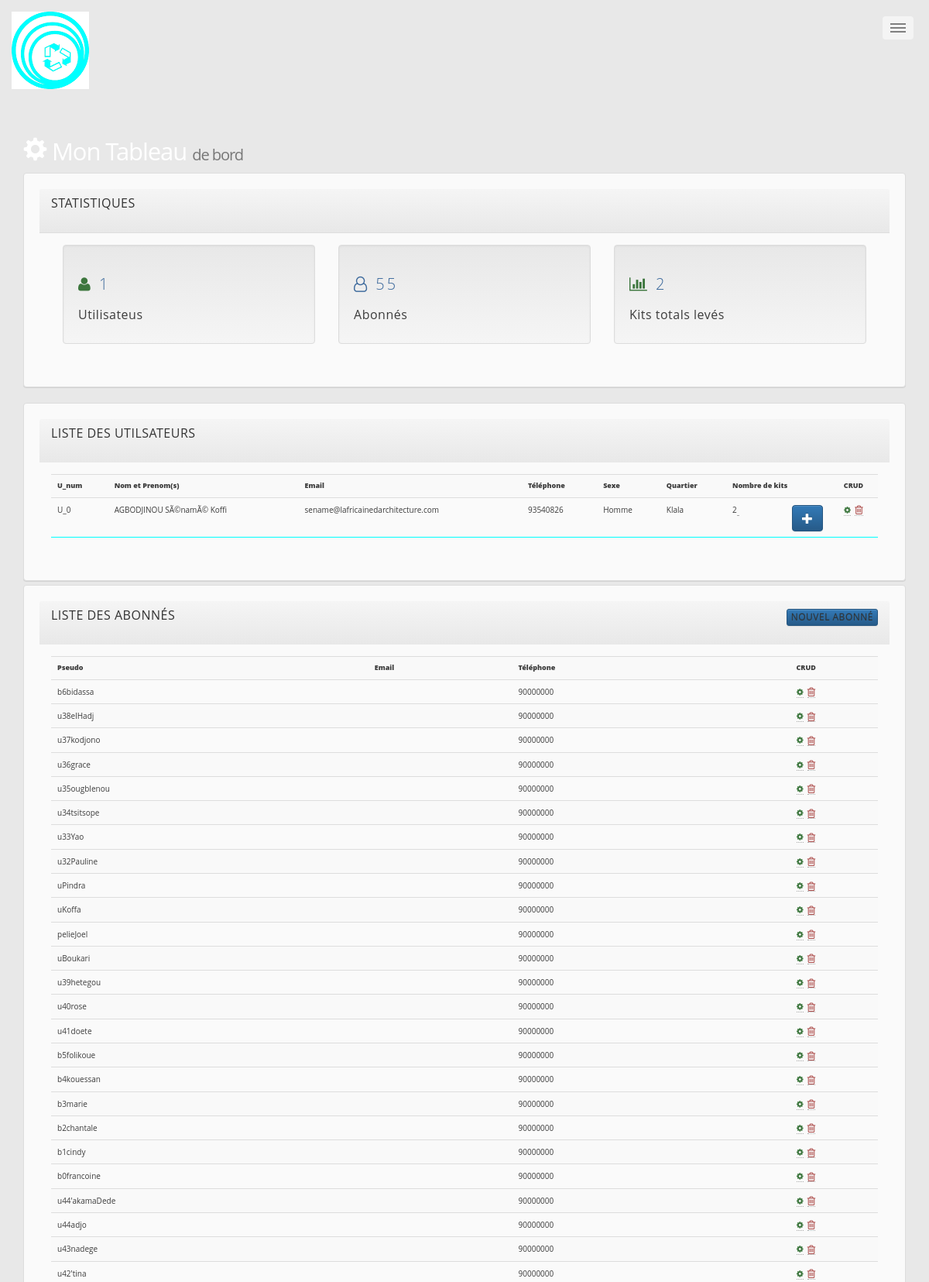
The app's page /admin.php (upper part) with its own data.
### tables this page shows
CREATE TABLE `utilisateur` (
  `id` int(11) NOT NULL,
  `U_num` varchar(5) NOT NULL,
  `nom` varchar(60) NOT NULL,
  `prenom` varchar(50) NOT NULL,
  `pseudo` varchar(25) NOT NULL,
  `mdp` varchar(50) NOT NULL,
  `email` varchar(255) DEFAULT NULL,
  `telephone` varchar(12) NOT NULL,
  `sexe` varchar(10) NOT NULL,
  `quartier` varchar(100) NOT NULL,
  `date_inscription` datetime NOT NULL DEFAULT CURRENT_TIMESTAMP ON UPDATE CURRENT_TIMESTAMP,
  `nb_kit` int(11) NOT NULL DEFAULT '0',
  `isUser` int(1) NOT NULL DEFAULT '0'
);

### admin.php (called while the page is built, shortened)
<?php
	require "includes/fonctions.php";
	$resultat = afficher_users();
	$query = $resultat['query'];
	$abonne = $resultat['abonne'];
	$nb = $resultat['nb'];
	$nb_ab = $resultat['nb_ab'];
	$nb_kit = nb_kit_tot();
	require 'views/admin.view.php';

### includes/fonctions.php (called while the page is built, shortened)
<?php
    require 'config/database.php';
    if(!function_exists('afficher_users')){
        function afficher_users(){
            global $db;
            $query = $db->prepare("SELECT * FROM utilisateur WHERE isUser=? ORDER BY U_num");
            $val = '1';
            $query->execute(array($val));
            $abonne = $db->prepare("SELECT * FROM utilisateur WHERE isUser=? ORDER BY nom");
            $val = '0';
            $abonne->execute(array($val));
            $q = $db->prepare("SELECT count(*) nombre FROM utilisateur WHERE isUser=?");
            $val = '1';
            $q->execute(array($val));
            $nb = $q->fetch();
            $q_ab = $db->prepare("SELECT count(*) nombre_ab FROM utilisateur WHERE isUser=?");
            $val = '0';
            $q_ab->execute(array($val));
            $nb_ab = $q_ab->fetch();
            return array('query' =>  $query,'abonne' =>  $abonne , 'nb' => $nb, 'nb_ab' => $nb_ab);
        }
    }
    if(!function_exists('nb_kit_tot')){
        function nb_kit_tot()
        {
            global $db;
            $nb_kit = $db->prepare("SELECT SUM(nb_kit) kit_tot FROM utilisateur");
            $nb_kit->execute();
            $donnee = $nb_kit->fetch();
            return $donnee;
        }
    }

### views/admin.view.php (the view, shortened to what this page needs)
<?php include 'partials/_header.php';?>
<body>
  <?php include 'partials/_nav_2.php';?>
  <div class="container">
    <div class="row">
    <header id="header">
      <div class="container">
        <div class="row">
          <div class="col-md-10">
            <h1><span class="glyphicon glyphicon-cog" aria-hidden="true"></span> Mon Tableau <small>de bord</small></h1>
          </div>
        </div>
      </div>
    </header>
    <section id="main">
      <div class="container">
        <div class="row">
          <div class="col-md-12">
            <div class="panel panel-default">
              <div class="panel-heading main-color-bg">
                <h3 class="panel-title text-uppercase">Statistiques</h3>
              </div>
              <div class="panel-body">
                <div class="col-xs-12 col-sm-4 col-md-4 col-lg-4">
                  <div class="well dash-box">
                    <h2><span class="fa fa-user text-success" aria-hidden="true"></span> <?php echo $nb['nombre']; ?></h2>
                    <h4> Utilisateus</h4>
                  </div>
                </div>
                <div class="col-xs-12 col-sm-4 col-md-4 col-lg-4">
                  <div class="well dash-box">
                    <h2><span class="fa fa-user-o" aria-hidden="true"></span> <?php echo $nb_ab['nombre_ab']; ?></h2>
                    <h4> Abonnés</h4>
                  </div>
                </div>
                <div class="col-xs-12 col-sm-4 col-md-4 col-lg-4">
                  <div class="well dash-box">
                    <h2><span class="fa fa-bar-chart-o text-success" aria-hidden="true"></span> <?php echo $nb_kit['kit_tot']; ?> </h2>
                    <h4>Kits totals levés</h4>
                  </div>
                </div>
              </div>
            </div>
            <div class="panel-group panel-responsive">
              <div class="panel panel-default">
                <div class="panel-heading">
                  <h3 class="panel-title text-uppercase">Liste des utilsateurs</h3>
                </div>
                <div class="panel-body">
                  <table class="table table-striped table-hover">
                    <tr>
                      <th>U_num</th>
                      <th>Nom et Prenom(s)</th>
                      <th>Email</th>
                      <th>Téléphone</th>
                      <th>Sexe</th>
                      <th>Quartier</th>
                      <th>Nombre de kits</th>
                      <th class="text-center">CRUD</th>
                    </tr>
                    <?php while ($data = $query->fetch()) { ?>
                    <tr>
                      <td><?=$data['U_num'] ?></td>
                      <td><?=$data['nom'] ?>&nbsp;<?=$data['prenom'] ?></td>
                      <td><?=$data['email'] ?></td>
                      <td><?=$data['telephone'] ?></td>
                      <td><?=$data['sexe'] ?></td>
                      <td><?=$data['quartier'] ?></td>
                      <td class=""><?=$data['nb_kit'] ?><a href="admin.php?id=<?=$data['id']?>&nb_kit=<?=$data['nb_kit']?>" >&nbsp;<span class="btn btn-primary glyphicon glyphicon-plus pull-right"></span></a>
                      </td>
                      <td class="text-center">
                        <a href="modifier.php?id=<?=$data['id']?>" ><span class="fa fa-cog text-success"></span></a>&nbsp;
                        <a href="admin.php?del=<?=$data['id']?>"><span class="fa fa-trash-o fa-lg text-danger"></span></a>
                      </td>
                    </tr>
                    <?php }?>
                  </table>
                </div>
              </div>
              <div class="panel panel-default">
                <div class="panel-heading">
                  <h3 class="panel-title text-uppercase" >Liste des abonnés <a href="#" data-toggle="modal" data-target="#myModal" class="btn btn-primary btn-xs pull-right">Nouvel abonné</a></h3>
                </div>
                <div class="panel-body">
                  <table class="table table-striped table-hover">
                    <tr>
                      <th>Pseudo</th>
                      <th>Email</th>
                      <th>Téléphone</th>
                      <th class="text-center">CRUD</th>
                    </tr>
                    <?php while ($data = $abonne->fetch()) { ?>
                    <tr>
                      <td><?=$data['pseudo'] ?></td>
                      <td><?=$data['email'] ?></td>
                      <td><?=$data['telephone'] ?></td>
                      <td class="text-center">
                        <a href="modifier.php?id=<?=$data['id']?>" ><span class="fa fa-cog text-success"></span></a>&nbsp;
                        <a href="admin.php?del=<?=$data['id']?>"><span class="fa fa-trash-o fa-lg text-danger"></span></a>
                      </td>
                    </tr>
                    <?php }?>
                  </table>
                </div>
              </div>
            </div>
        </div>
      </div>
    </div>
  </section>
</body>

### assets/css/main.css (style rules this page uses)
html, body, div, span, applet, object, iframe, h1, h2, h3, h4, h5, h6, p, blockquote, pre, a, abbr, acronym, address, big, cite, code, del, dfn, em, img, ins, kbd, q, s, samp, small, strike, strong, sub, sup, tt, var, b, u, i, center, dl, dt, dd, ol, ul, li, fieldset, form, label, legend, table, caption, tbody, tfoot, thead, tr, th, td, article, aside, canvas, details, embed, figure, figcaption, footer, header, hgroup, menu, nav, output, ruby, section, summary, time, mark, audio, video { margin: 0; padding: 0; border: 0; font-size: 100%; font-family: Acme, 'Times New Roman',sans-serif font: inherit; vertical-align: baseline; }
article, aside, details, figcaption, figure, footer, header, hgroup, menu, nav, section { display: block; }
body { line-height: 1; }
table { border-collapse: collapse; border-spacing: 0; }
body { -webkit-text-size-adjust: none; }
*, *:before, *:after { -moz-box-sizing: border-box; -webkit-box-sizing: border-box; box-sizing: border-box; }
.row { border-bottom: solid 1px transparent; -moz-box-sizing: border-box; -webkit-box-sizing: border-box; box-sizing: border-box; }
.row > * { float: left; -moz-box-sizing: border-box; -webkit-box-sizing: border-box; box-sizing: border-box; }
.row:after, .row:before { content: ''; display: block; clear: both; height: 0; }
.row > * { padding: 0 0 0 2em; }
.row { margin: 0 0 -1px -2em; }
@media screen and (max-width: 1680px) { .row > * { padding: 0 0 0 2em; } }
@media screen and (max-width: 1680px) { .row { margin: 0 0 -1px -2em; } }
@media screen and (max-width: 1280px) { .row > * { padding: 0 0 0 2em; } }
@media screen and (max-width: 1280px) { .row { margin: 0 0 -1px -2em; } }
body { -ms-overflow-style: scrollbar; }
body { background: #ffffff; }
body.is-loading *, body.is-loading *:before, body.is-loading *:after { -moz-animation: none !important; -webkit-animation: none !important; -ms-animation: none !important; animation: none !important; -moz-transition: none !important; -webkit-transition: none !important; -ms-transition: none !important; transition: none !important; }
body, input, select, textarea { color: #585858; font-family: "Source Sans Pro", Helvetica, sans-serif; font-size: 16pt; font-weight: 300; line-height: 1.75; }
@media screen and (max-width: 1680px) { body, input, select, textarea { font-size: 14pt; } }
@media screen and (max-width: 1280px) { body, input, select, textarea { font-size: 12pt; } }
a { -moz-transition: border-bottom-color 0.2s ease, color 0.2s ease; -webkit-transition: border-bottom-color 0.2s ease, color 0.2s ease; -ms-transition: border-bottom-color 0.2s ease, color 0.2s ease; transition: border-bottom-color 0.2s ease, color 0.2s ease; text-decoration: none; color: #585858; border-bottom: dotted 1px rgba(88, 88, 88, 0.5); }
h1 { font-size: 2.75em; font-weight: 700; line-height: 1.3; margin: 0 0 1em 0; letter-spacing: -0.035em; }
h2, h3, h4, h5, h6 { line-height: 1.5; margin: 0 0 2em 0; letter-spacing: 0.15em; text-transform: none; }
h2 a, h3 a, h4 a, h5 a, h6 a { color: aqua; }
h2 { font-size: 1.1em; }
h3 { font-size: 1em; }
h4 { font-size: 0.8em; }
table { margin: 0 0 2em 0; width: 100%; }
table tbody tr { border: solid 1px #00ffff; border-left: 0; border-right: 0; }
table tbody tr:nth-child(2n + 1) { background-color: rgba(144, 144, 144, 0.075); }
table td { padding: 0.75em 0.75em; }
table th { font-size: 0.9em; font-weight: 900; padding: 0 0.75em 0.75em 0.75em; text-align: left; }
#header { padding: 8em 0 0.1em 0 ; }
#main { padding: 0em 0 6em 0 ; }

### css/main.css (style rules this page uses)
h4 { margin-bottom: 0; }
#header { padding: 1.5em 0 0.1em 0; }

### style.css (style rules this page uses)
h4 { font-size: 0.7em; text-transform: none !important; }

### css/colours6148.css (style rules this page uses)
body { color: #3c3c3c; background-color: #e8e8e8; }
h1 { color: #FFFFFF; }
h2 { color: #28313F; }
h3 { color: #3c699c; }
.panel { background-color: #FAFAFA; box-shadow: 0 1px 1px rgba(0, 0, 0, 0.05), 0 1px 0 rgba(0, 0, 0, 0.05); color: #3c3c3c; }
a { color: #3c699c; }
.content h2, .panel h2 { color: #3c699c; }

### records on screen
utilisateur: U_num "U_0", nom "AGBODJINOU", prenom "SÃ©namÃ© Koffi", email "sename@lafricainedarchitecture.com", telephone "93540826", sexe "Homme", quartier "Klala", nb_kit "2"
utilisateur: pseudo "b6bidassa", telephone "90000000"
utilisateur: pseudo "u38elHadj", telephone "90000000"
utilisateur: pseudo "u37kodjono", telephone "90000000"
utilisateur: pseudo "u36grace", telephone "90000000"
utilisateur: pseudo "u35ougblenou", telephone "90000000"
utilisateur: pseudo "u34tsitsope", telephone "90000000"
utilisateur: pseudo "u33Yao", telephone "90000000"
utilisateur: pseudo "u32Pauline", telephone "90000000"
utilisateur: pseudo "uPindra", telephone "90000000"
utilisateur: pseudo "uKoffa", telephone "90000000"
utilisateur: pseudo "pelieJoel", telephone "90000000"
utilisateur: pseudo "uBoukari", telephone "90000000"
utilisateur: pseudo "u39hetegou", telephone "90000000"
utilisateur: pseudo "u40rose", telephone "90000000"
utilisateur: pseudo "u41doete", telephone "90000000"
utilisateur: pseudo "b5folikoue", telephone "90000000"
utilisateur: pseudo "b4kouessan", telephone "90000000"
utilisateur: pseudo "b3marie", telephone "90000000"
utilisateur: pseudo "b2chantale", telephone "90000000"
utilisateur: pseudo "b1cindy", telephone "90000000"
utilisateur: pseudo "b0francoine", telephone "90000000"
utilisateur: pseudo "u44'akamaDede", telephone "90000000"
utilisateur: pseudo "u44adjo", telephone "90000000"
utilisateur: pseudo "u43nadege", telephone "90000000"
utilisateur: pseudo "u42'tina", telephone "90000000"

### other values on screen
$nb['nombre'] "1"
$nb_ab['nombre_ab'] "55"
$nb_kit['kit_tot'] "2"
